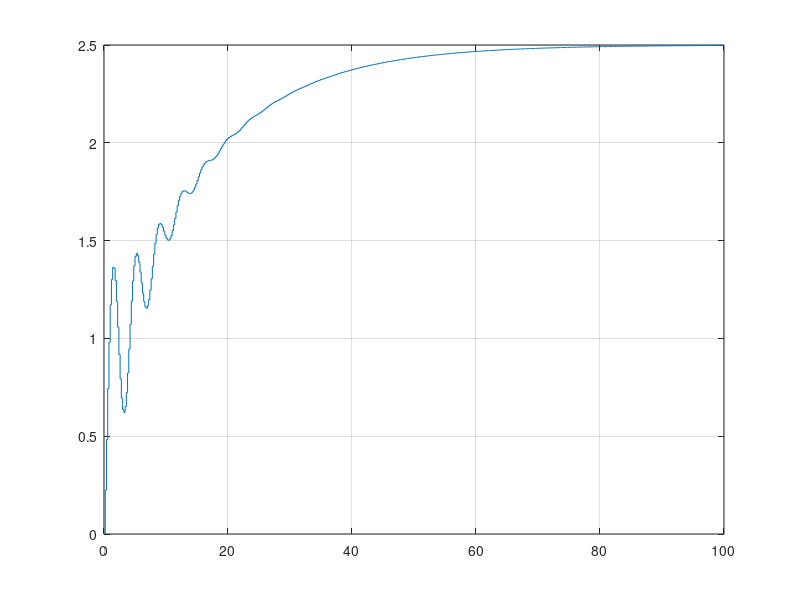
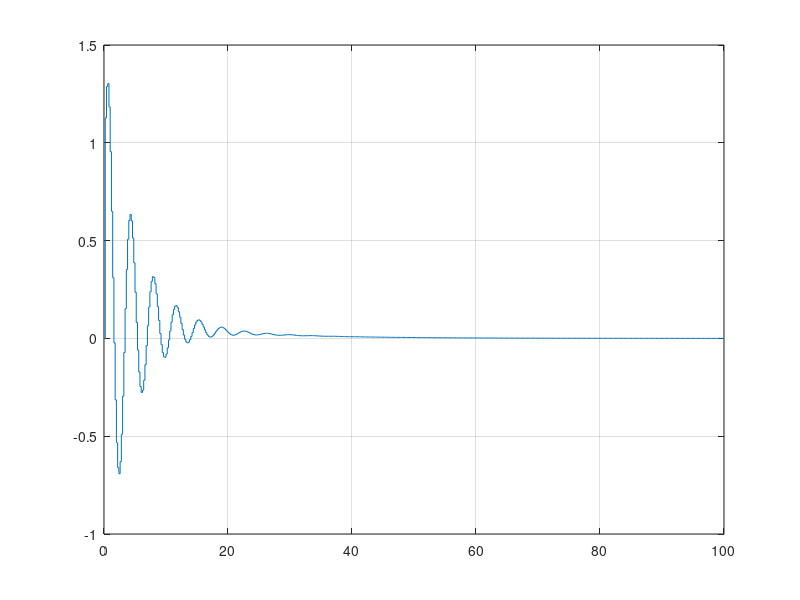
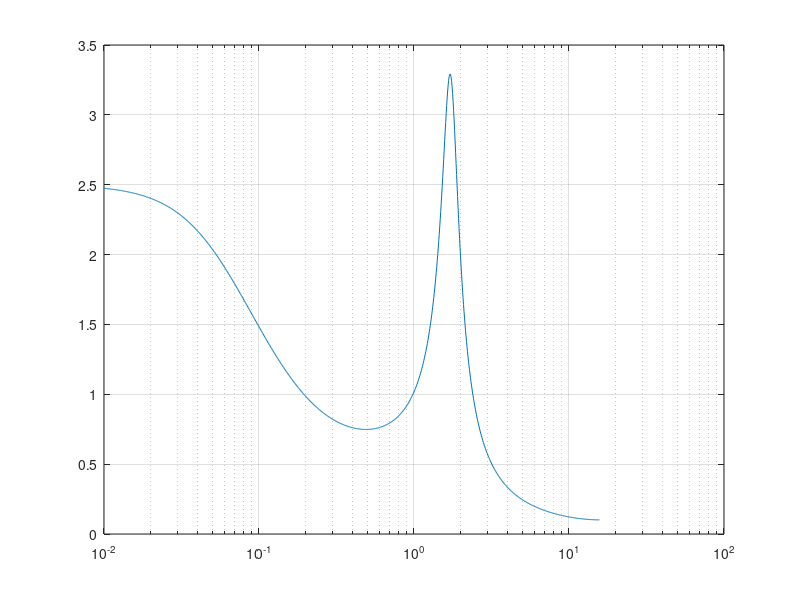
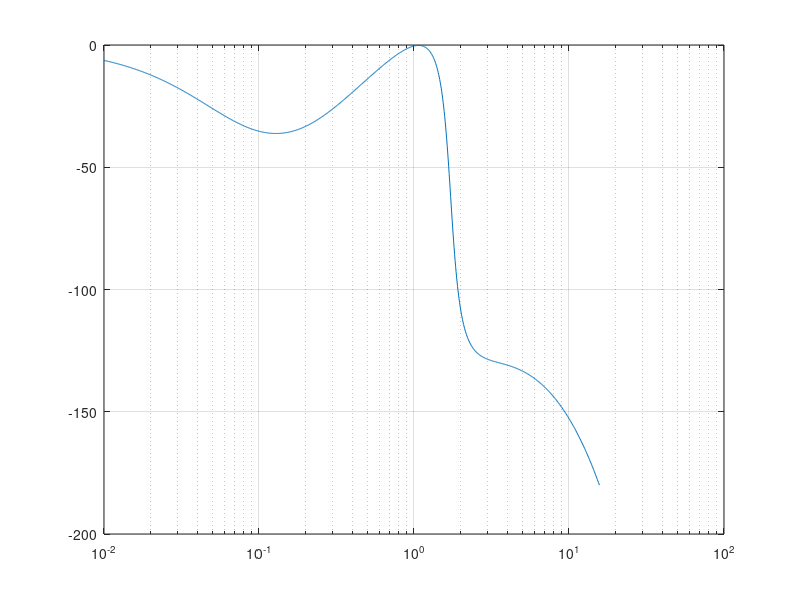

The MATLAB script that drew these images, in order:

A = [[ 0.84900356 -0.5634196  -0.03730587];
 [ 0.18652935  0.94226823 -0.00383155];
 [ 0.01915773  0.19610822  0.99974142];];

%[ [-0.5, -3, -0.2], [1,  0, 0],[0,1,0] ]
%[ [1], [0],[0] ]
%[ [1, 2, 0.5] ]

B = [[0.18652935];
 [0.01915773];
 [0.00129292];];

C = [[1.  2.  0.5]];

D = [[0.]];

Gs = ss(A,B,C,D, 0.2)

[Step_y, Step_t] = step(Gs, 100);
[Impulse_y, Impulse_t] = impulse(Gs, 100);
[MagB, PhaB, FreqB] = bode(Gs);
[GM, GP, Wg, Wp] = margin(Gs);
[Re,Img,FreqN] = nyquist(Gs);
[r, k] = rlocus(Gs);
[MagN, PhaN, WN] = nichols(Gs);


GM = mag2db(GM);
Mag = mag2db(MagB);
MagN = mag2db(MagN);

figure(1)
stairs(Step_t, Step_y)
grid()

figure(2)
stairs(Impulse_t, Impulse_y)
grid()

figure(3)
semilogx(FreqB, squeeze(MagB))
grid()

figure(4)
semilogx(FreqB, squeeze(PhaB))
grid()

figure(5)
plot(squeeze(Re), squeeze(Img),squeeze(Re), squeeze(-Img))
grid()

figure(6)
index = size(r);
for i=1:index(1)
    plot(real(r(i,:)), imag(r(i,:)))
    hold on
end
grid()
hold off

figure(7)
plot(squeeze(PhaN), squeeze(MagN))
grid()

set = 'S4D';
save(strcat(set,'Step'),'Step_t','Step_y')
save(strcat(set,'Imp'),'Impulse_y','Impulse_t')
save(strcat(set,'Bode'),'MagB','PhaB','FreqB')
save(strcat(set,'Margin'),'GM','GP','Wg','Wp')
save(strcat(set,'Nyquist'),'Re','Img','FreqN')
save(strcat(set,'Rlocus'),'r','k')
save(strcat(set,'Nichols'),'MagN','PhaN','WN')